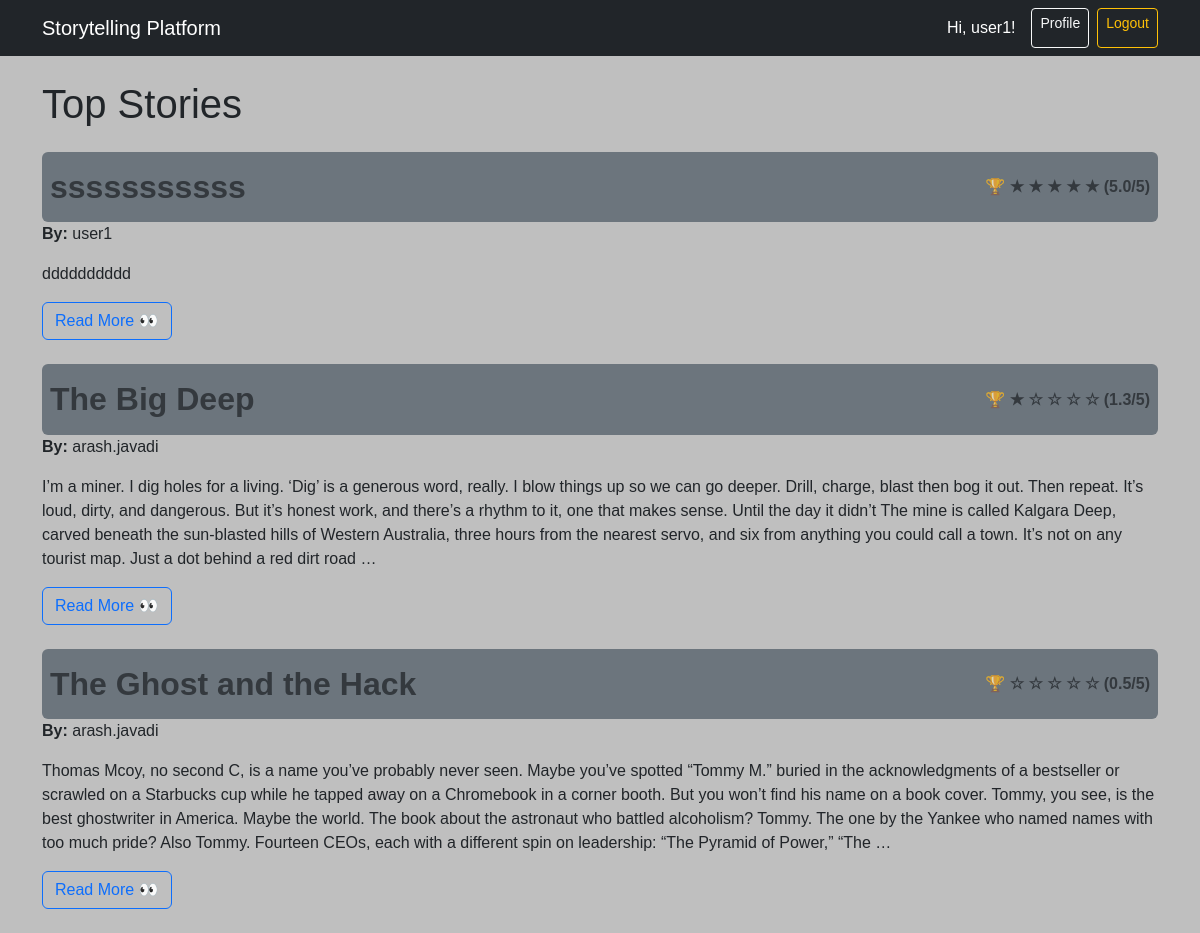
Screenshot of / (signed in) with the database file from the repository.
### stories/models.py (models this page shows, shortened)
class Story(models.Model):
    title                = models.CharField(max_length=200)
    description          = models.TextField()
    author               = models.ForeignKey(User, on_delete=models.CASCADE)
    is_public            = models.BooleanField(default=True)
    allow_contributions  = models.BooleanField(default=True)
    created_on           = models.DateTimeField(auto_now_add=True)
    image                = models.ImageField(upload_to='stories/', blank=True, null=True)
    @property
    def first_slide_chapters(self):
        roots = self.chapters.filter(parent=None).order_by('created_on')
        best_chapters = []
        for root in roots:
            children = list(root.children.all().annotate(avg_rating=Avg('ratings__value')))
            root.avg_rating = root.average_rating
            all_versions = [root] + children
            best = max(all_versions, key=lambda ch: ch.avg_rating or 0)
            best_chapters.append(best)
        return best_chapters
    @property
    def total_rank(self):
        chapters = self.first_slide_chapters
        if not chapters:
            return 0
        return round(sum(ch.average_rating for ch in chapters) / len(chapters), 2)

### stories/views.py (the view)
# urls.py: path('', views.story_list, name='story_list'),
def story_list(request):
    stories = list(Story.objects.filter(is_public=True))
    stories.sort(key=lambda s: s.total_rank or 0, reverse=True)
    return render(request, "stories/story_list.html", {"stories": stories})

### stories/models.py (called while the page is built)
    @property
    def average_rating(self):
        return self.ratings.aggregate(avg=Avg("value"))["avg"] or 0

### templates/stories/story_list.html
{% extends "base.html" %}
{% block content %}
<h1>Top Stories</h1>
{% for story in stories %}
<div class="my-4">
    <div class="p-2 rounded d-flex justify-content-between align-items-center bg-secondary">
        <h2 class="mt-2 text-muted fw-bold">{{ story.title }}</h2>
        {% with story.total_rank as rating %}
        <span class="ms-4 text-muted fw-bold"> 🏆
            {% for i in "12345"|make_list %}
            {% if forloop.counter <= rating %} ★ {% else %} ☆ {% endif %} {% endfor %} ({{ rating|floatformat:"1" }}/5)
                </span>
                {% endwith %}
    </div>
    <p><strong>By:</strong> {{ story.author.username }}</p>
    <p>{{ story.description|truncatewords:100 }}</p>
    <a href="{% url 'story_detail' story.id %}" class="btn btn-outline-primary">Read More 👀</a>
</div>
{% empty %}
<p>No stories yet.</p>
{% endfor %}
{% endblock %}

### templates/base.html (shortened to what this page needs)
{% load static %}
<!DOCTYPE html>
<html lang="en">
<head>
    <link href="https://cdn.jsdelivr.net/npm/bootstrap@5.3.3/dist/css/bootstrap.min.css" rel="stylesheet">
    <link rel="stylesheet" href="{% static 'css/style.css' %}">
</head>
<body>
    <nav class="navbar navbar-expand-lg navbar-dark bg-dark mb-4">
        <div class="container">
            <a class="navbar-brand" href="/">Storytelling Platform</a>
            <div class="d-flex ms-auto">
                {% if user.is_authenticated %}
                <span class="navbar-text text-white me-3">Hi, {{ user.username }}!</span>
                <a href="{% url 'profile' %}" class="btn btn-outline-light btn-sm me-2">Profile</a>
                <a href="{% url 'logout' %}" class="btn btn-outline-warning btn-sm">Logout</a>
                {% else %}
                <a href="{% url 'login' %}" class="btn btn-outline-light btn-sm me-2">Login</a>
                <a href="{% url 'register' %}" class="btn btn-success btn-sm">Register</a>
                {% endif %}
            </div>
        </div>
    </nav>
    <div class="container">
        {% block content %}
        {% endblock %}
    </div>
</body>
</html>

### static/css/style.css (style rules this page uses)
body { background: #bfbfbf; font-family: Arial, sans-serif; }
h2 { color: #0d6efd; }

### rows the page displays
Story: title "sssssssssss", total_rank "5.0", author.username "user1", description "dddddddddd"
Story: title "The Big Deep", total_rank "1.3", author.username "arash.javadi", description "I’m a miner. I dig holes for a living. ‘Dig’ is a generous word, really. I blow things up so we can go deeper. Drill, charge, blast then bog it out. Then repeat. It’s loud, dirty, and dangerous. But it’s honest work, and there’s a rhythm to it, one that makes sense. Until the day it didn’t The mine is called Kalgara Deep, carved beneath the sun-blasted hills of Western Australia, three hours from the nearest servo, and six from anything you could call a town. It’s not on any tourist map. Just a dot behind a red dirt road …"
Story: title "The Ghost and the Hack", total_rank "0.5", author.username "arash.javadi", description "Thomas Mcoy, no second C, is a name you’ve probably never seen. Maybe you’ve spotted “Tommy M.” buried in the acknowledgments of a bestseller or scrawled on a Starbucks cup while he tapped away on a Chromebook in a corner booth. But you won’t find his name on a book cover. Tommy, you see, is the best ghostwriter in America. Maybe the world. The book about the astronaut who battled alcoholism? Tommy. The one by the Yankee who named names with too much pride? Also Tommy. Fourteen CEOs, each with a different spin on leadership: “The Pyramid of Power,” “The …"

### other values shown
{{ user.username }} "user1"
